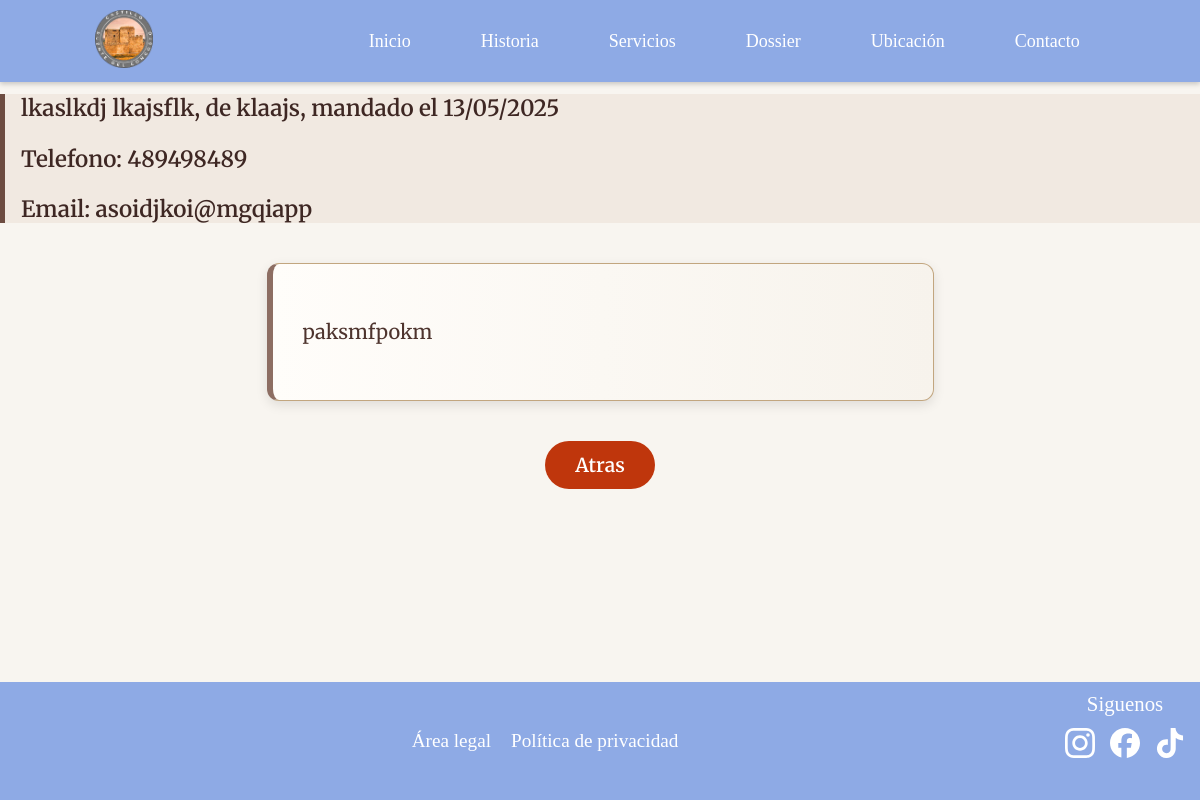
Page /15/ver_mensaje on the committed database.
### appcastillocongosto/models.py (models this page shows, shortened)
class Contacto(models.Model):
    id = models.AutoField(primary_key=True)
    nombre = models.CharField("Nombre", max_length=25)
    apellidos = models.CharField("Apellidos", max_length=100, null=True, blank=True)
    email = models.CharField("Email", max_length=100, null=True, blank=True)
    telefono = models.CharField("Telefono", max_length=9, null=True, blank=True)
    lugar = models.CharField("Lugar", max_length=100, null=True, blank=True)
    fecha = models.DateTimeField("Fecha y Hora", default=timezone.now)
    mensaje = models.TextField("Mensaje")
    leido = models.BooleanField("Leido", default=False)
    contestado = models.BooleanField("Contestado", default=False)
    class Meta:
        verbose_name = "Contacto"
        verbose_name_plural = "Contactos"
        ordering = ['nombre']

### appcastillocongosto/views.py (the view)
# urls.py: re_path(r'^(?P<id>\d+)/ver_mensaje$', views.ver_mensaje, name='ver_mensaje'),
def ver_mensaje(request, id):
    contacto = Contacto.objects.get(id=id)
    if request.method == 'POST':
        contacto.leido = True
        contacto.save()
        return redirect('chat')
    context = {'contacto': contacto}
    return render (request, 'ver_mensaje.html', context=context)

### templates/ver_mensaje.html (shortened to what this page needs)
{% extends "base2.html" %}
{% load static %}
{% block head %}
<link rel="stylesheet" href="{% static 'css/mensaje.css' %}">
{% endblock %}
{% block content %}
<br><br><br><br>
<div class="contenido">
    <div class="datos-personales">
        <p>{{ contacto.nombre }} {{ contacto.apellidos }}, de {{ contacto.lugar }}, mandado el {{ contacto.fecha|date:"d/m/Y" }}</p>
        <p>Telefono: {{ contacto.telefono }}</p>
        <p>Email: {{ contacto.email }}</p>
    </div>
    <div class="mensaje">
        <p>{{ contacto.mensaje }}</p>
    </div>
    <div>
        <form method="post">
                <input type="submit" value="Atras" class="boton-atras">
        </form>
    </div>
</div>
{% endblock content %}

### static/css/mensaje.css (style rules this page uses)
body { background: #f8f5f0; margin: 0; display: flex; flex-direction: column; align-items: center; min-height: 100vh; overflow-x: hidden; }
.contenido { width: 100%; flex-grow: 1; overflow-y: auto; margin-bottom: 5%; }
.datos-personales { border: none; border-left: 5px solid #6d4c41; padding-left: 16px; font-family: 'Merriweather', serif; font-size: 1.4rem; font-weight: 600; color: #3e2723; background-color: #f1e9e1; }
.mensaje { background: #fffdfa; border: 1px solid #c2a67f; border-left: 6px solid #8d6e63; border-radius: 12px; box-shadow: 0 4px 12px rgba(0, 0, 0, 0.1); padding: 30px; margin: 40px auto; width: 100%; max-width: 50%; font-family: 'Merriweather', serif; font-size: 1.25rem; line-height: 1.8; color: #4e342e; background-image: linear-gradient(to right, #fffdfa, #f7f3ec); text-align: left; }
.boton-atras { display: flex; justify-self: center; background-color: #bf360c; border: none; padding: 12px 30px; border-radius: 50px; color: white; font-size: 1.2rem; font-weight: 600; font-family: 'Merriweather', serif; text-decoration: none; transition: background-color 0.3s ease, transform 0.3s ease; margin-top: 30px; cursor: pointer; }

### templates/base2.html (style rules this page uses)
html { overflow-y: scroll; }
body { margin: 0; }

### rows in the picture
Contacto: nombre "lkaslkdj", apellidos "lkajsflk", lugar "klaajs", fecha "13/05/2025", telefono "489498489", email "asoidjkoi@mgqiapp", mensaje "paksmfpokm"
